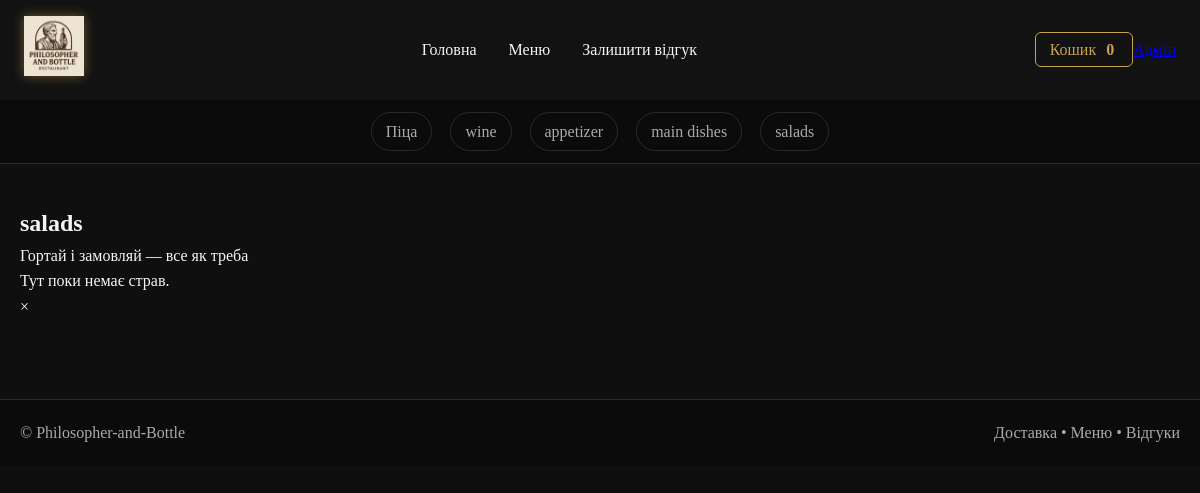
/category/5/, run on an earlier commit of the app's database.
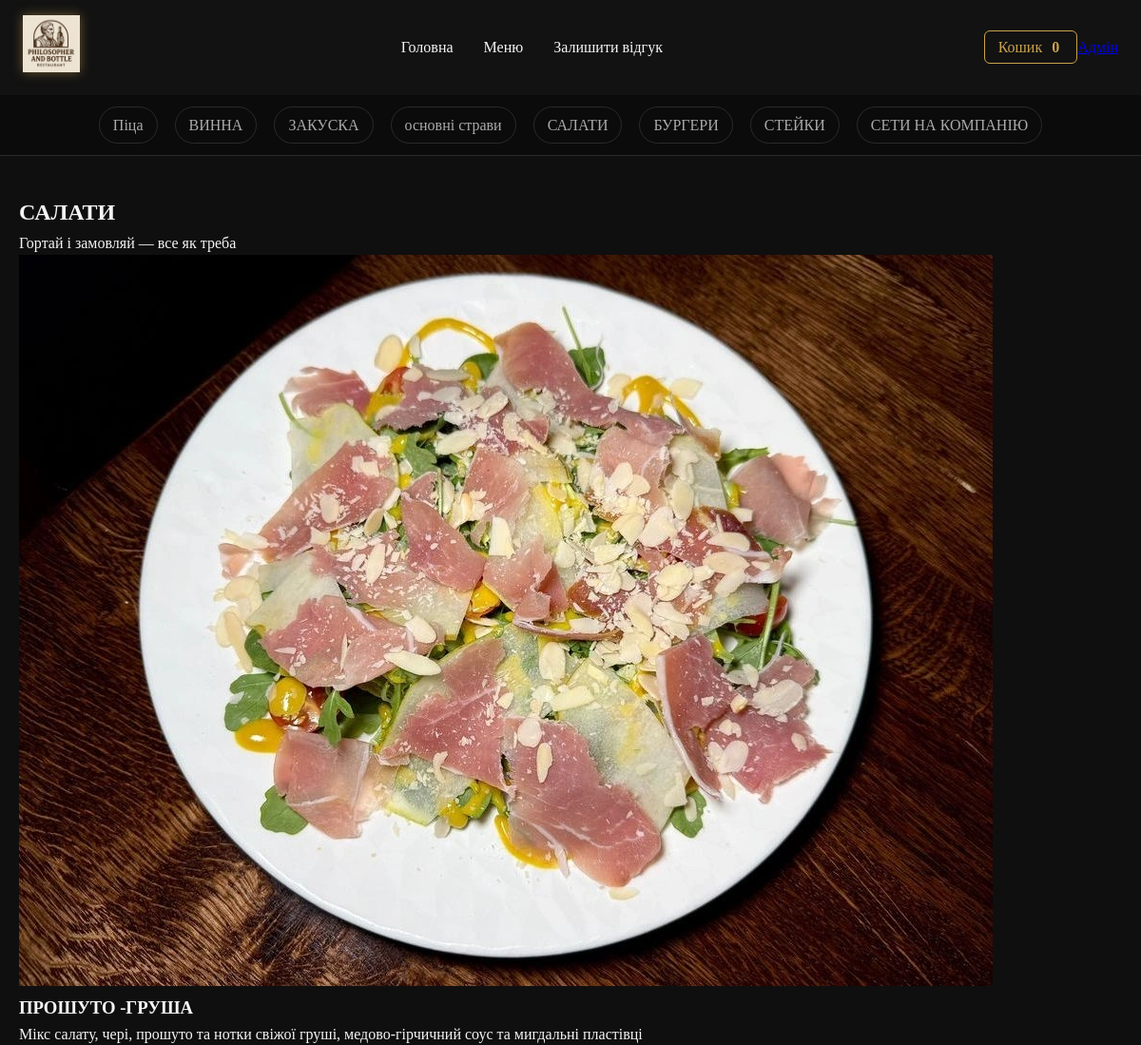
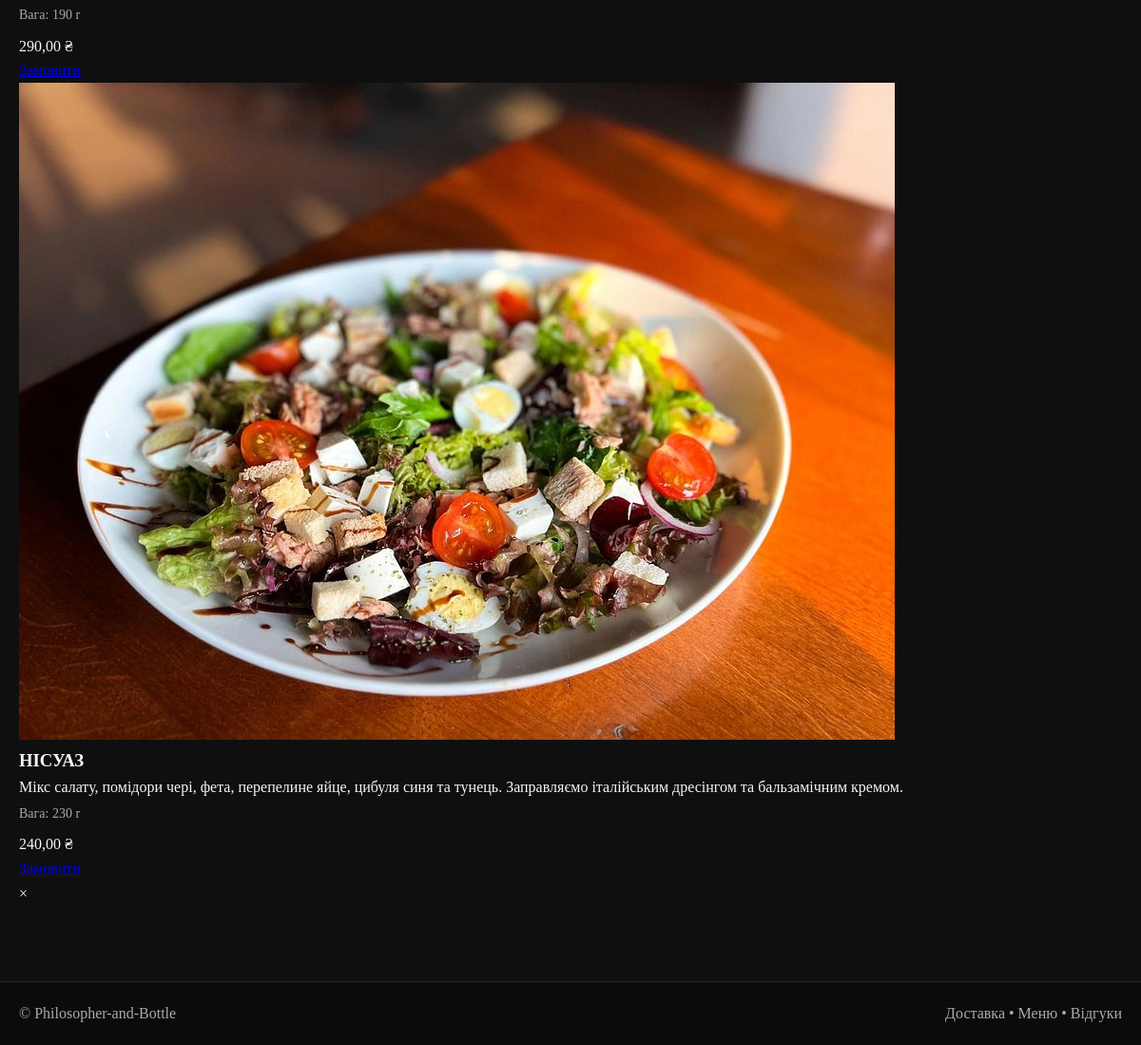
And on a later commit of the database (2 pictures, top to bottom).
### menu/models.py (models this page shows, shortened)
class Category(models.Model):
    title = models.CharField(max_length=200)
    class Meta:
        verbose_name = "Категорія"
        verbose_name_plural = "Категорії"

class Dish(models.Model):
    title = models.CharField(max_length=100)
    description = models.TextField(blank=True)
    price = models.DecimalField(max_digits=8, decimal_places=2)
    weight = models.PositiveIntegerField(default=0)
    category = models.ForeignKey(Category, on_delete=models.CASCADE, related_name='dishes')
    image = models.ImageField(upload_to="dishes/", blank=True, null=True)
    available = models.BooleanField(default=True)
    class Meta:
        verbose_name = "Страва"
        verbose_name_plural = "Страви"

### menu/views.py (the view)
# urls.py: path('category/<int:id>/', views.category_view, name='category'),
def category_view(request, id):
    category = get_object_or_404(Category, id=id)
    categories = Category.objects.all()
    dishes = Dish.objects.filter(category=category)
    return render(request, 'menu/category.html', {
        'category': category,
        'categories': categories,
        'dishes': dishes,
    })

### menu/templates/menu/category.html (shortened to what this page needs)
{% extends 'menu/base.html' %}
{% block content %}
<section class="category-page">
  <div class="category-header">
    <h1>{{ category.title }}</h1>
    <p class="category-sub">Гортай і замовляй — все як треба</p>
  </div>
  <div class="products-grid">
    {% for dish in dishes %}
      <article class="card zoom-card">
        <div class="card-media">
          {% if dish.image %}
            <img src="{{ dish.image.url }}" alt="{{ dish.title }}">
          {% else %}
            <div class="img-fallback">Фото</div>
          {% endif %}
        </div>
        <div class="card-body">
          <h3 class="card-title">{{ dish.title }}</h3>
          <p class="card-desc">{{ dish.description|truncatewords:20 }}</p>
          <p class="card-weight"> Вага: {{dish.weight }} r</p>
          <div class="card-meta">
            <div class="price">{{ dish.price }} ₴</div>
            <a href="{% url 'add_to_cart' dish.id %}" class="order-btn">
            </a>
          </div>
        </div>
      </article>
    {% empty %}
      <p class="empty">Тут поки немає страв.</p>
    {% endfor %}
  </div>
</section>
<div class="card-overlay" id="cardOverlay">
  <span class="close-card" id="closeCard">×</span>
</div>
{% endblock %}

### menu/templates/menu/base.html (shortened to what this page needs)
{% load static %}
<!DOCTYPE html>
<html lang="uk">
<head>
  <link rel="stylesheet" href="{% static 'menu/style.css' %}">
</head>
<body>
<header class="site-header">
  <div class="header-top">
    <a href="{% url 'home' %}" class="logo">
      <img src="{% static 'menu/5287253502323265526.jpg' %}" alt="Logo" class="logo-img">
    </a>
    <nav class="top-links">
      <a href="{% url 'home' %}">Головна</a>
      <a href="{% url 'menu' %}">Меню</a>
      <a href="{% url 'checkout' %}">Залишити відгук</a>
    </nav>
    <div class="header-actions">
      <a href="{% url 'cart' %}" class="cart-btn">
        Кошик
        <span class="cart-count">
          {% if request.session.cart %}
            {{ request.session.cart|length }}
          {% else %}
            0
          {% endif %}
        </span>
      </a>
      <a href="/admin/" class="admin-link">Адмін</a>
    </div>
  </div>
  <div id="menu" class="categories-strip">
    {% for c in categories %}
      <a href="{% url 'category' c.id %}" class="cat-item">
        {{ c.title }}
      </a>
    {% endfor %}
  </div>
</header>
<main class="page-content">
  {% block content %}{% endblock %}
</main>
<footer class="site-footer">
  <div class="footer-inner">
    <div>© Philosopher-and-Bottle</div>
    <div>Доставка • Меню • Відгуки</div>
  </div>
</footer>
</body>
</html>

What changed in the data, as far as the page shows it:
changed Category: title "wine" → "ВИННА"
changed Category: title "appetizer" → "ЗАКУСКА"
changed Category: title "main dishes" → "основні страви"
changed Category: title "salads" → "САЛАТИ"
added Category: title "БУРГЕРИ"
added Category: title "СТЕЙКИ"
added Category: title "СЕТИ НА КОМПАНІЮ"
added Dish: image (picture), title "ПРОШУТО -ГРУША", description "Мікс салату, чері, прошуто та нотки свіжої груші, медово-гірчичний соус та мигдальні пластівці", weight "190", price "290,00"
added Dish: image (picture), title "НІСУАЗ", description "Мікс салату, помідори чері, фета, перепелине яйце, цибуля синя та тунець. Заправляємо італійським дресінгом та бальзамічним кремом.", weight "230", price "240,00"
Also different on the page:
text no longer shown: "Тут поки немає страв."
